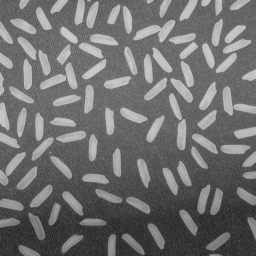
%> input picture matlab/data/rice.png, 256 x 256 px
$ octave lab02_nguong_thich_nghi.m   (GNU Octave 9; MATLAB toolbox functions it lacks are replaced by stand-ins)
%> lines starting %> are read from the running program, lines starting %| are printed output that depends on the picture; in (x1, y1, x2, y2) boxes, pixels count from 0 and x2, y2 are one past the last pixel; in counts of white or black regions, pixels touching at a corner belong together; the program's own positions count from 1
%% LAB 2 - NGUONG THICH NGHI
clear; close all; clc;
scriptDir=fileparts(mfilename('fullpath'));
I=im2double(imread(fullfile(scriptDir,'..','data','rice.png')));
%> I: size 256x256 double; min 0.157, max 0.8, mean 0.436
if ndims(I)==3, I=rgb2gray(I); end
[h,w]=size(I); illumination=linspace(0.55,1.25,w); uneven=min(I.*illumination,1);
%> after `[h,w]=size(I)`: h = 256; w = 256
%> after `illumination=linspace(0.55,1.25,w)`: illumination = 256 values from 0.55 to 1.25
%> after `uneven=min(I.*illumination,1)`:
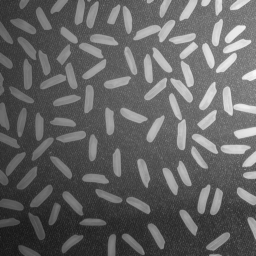
%> uneven: size 256x256 double; min 0.0863, max 0.98, mean 0.391
Tlocal=adaptthresh(uneven,0.48,'NeighborhoodSize',51,'ForegroundPolarity','bright');
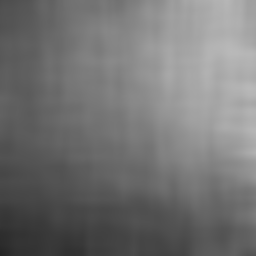
%> Tlocal: size 256x256 double; min 0.149, max 0.726, mean 0.452
BWlocal=imbinarize(uneven,Tlocal); BWglobal=imbinarize(uneven,graythresh(uneven));
%> after `BWlocal=imbinarize(uneven,Tlocal)`:
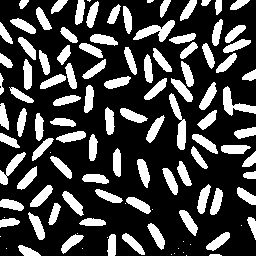
%> BWlocal: size 256x256 logical; 26.9% white; 114 white regions (19 under 20 px), largest, box (x1, y1, x2, y2) and area: (133, 20, 175, 42) 398, (169, 93, 186, 150) 396, (223, 86, 256, 116) 375
%> after `BWglobal=imbinarize(uneven,graythresh(uneven))`:
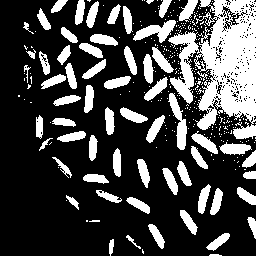
%> BWglobal: size 256x256 logical; 27.1% white; 325 white regions (262 under 20 px), largest, box (x1, y1, x2, y2) and area: (168, 0, 256, 139) 6704, (168, 93, 187, 150) 458, (133, 20, 176, 43) 453
figure('Name','Lab 2 - Adaptive thresholding');
subplot(2,2,1); imshow(uneven,[]); title('Anh voi nen sang khong deu');
subplot(2,2,2); imshow(BWglobal); title('Nguong Otsu toan cuc');
subplot(2,2,3); imshow(Tlocal,[]); title('Ban do nguong cuc bo');
subplot(2,2,4); imshow(BWlocal); title('Nguong thich nghi');
% Thu NeighborhoodSize 31, 51, 81 va so sanh nen/chi tiet bi mat.
